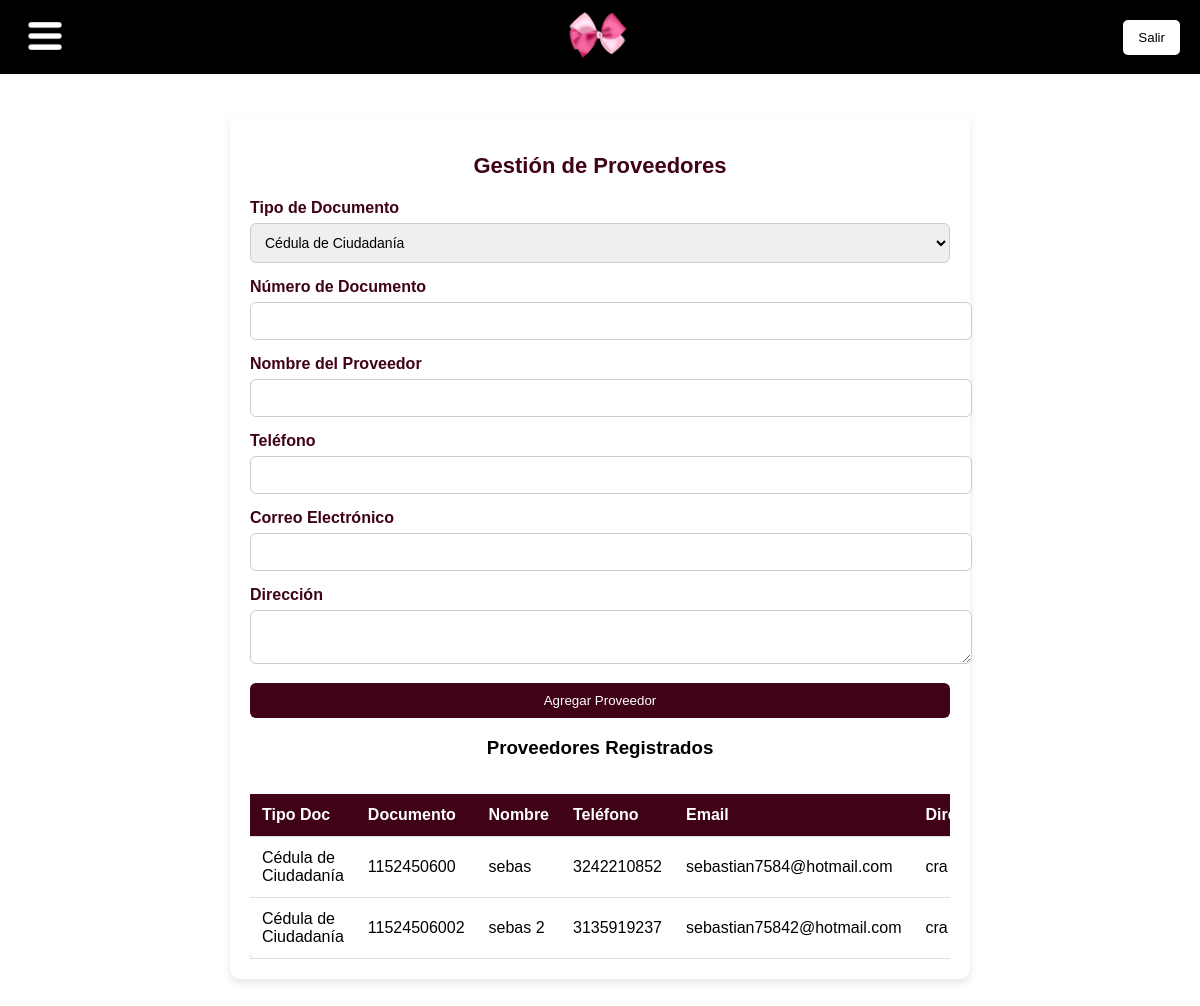
Screenshot of /proveedores/ with the database file from the repository.
### app_alejandra/models.py (models this page shows, shortened)
class Proveedor(models.Model):
    TIPOS_DOCUMENTO = [
        ('CC', 'Cédula de Ciudadanía'),
        ('NIT', 'Número de Identificación Tributaria'),
        ('CE', 'Cédula de Extranjería'),
        ('PAS', 'Pasaporte'),
    ]
    tipo_documento = models.CharField(max_length=3, choices=TIPOS_DOCUMENTO, default='NIT')
    documento = models.CharField(max_length=50, unique=True)
    nombre = models.CharField(max_length=200, unique=True)
    telefono = models.CharField(max_length=15, blank=True, null=True)
    email = models.EmailField(blank=True, null=True)
    direccion = models.TextField(blank=True, null=True)

### app_alejandra/views.py (the view, shortened to what this page needs)
# urls.py: path('proveedores/', views.proveedor_view, name='proveedores'),
def proveedor_view(request):
    proveedores = Proveedor.objects.all()
    return render(request, 'proveedores.html', {'proveedores': proveedores})

### app_alejandra/templates/proveedores.html (shortened to what this page needs)
{% extends "base.html" %}
{% block content %}
<div class="form-container">
    <h2>Gestión de Proveedores</h2>
    <form method="POST">
        <div class="form-group">
            <label for="tipo_documento">Tipo de Documento</label>
            <select name="tipo_documento" required>
                <option value="CC">Cédula de Ciudadanía</option>
            </select>
        </div>
        <div class="form-group">
            <label for="documento">Número de Documento</label>
            <input type="text" name="documento" required>
        </div>
        <div class="form-group">
            <label for="nombre">Nombre del Proveedor</label>
            <input type="text" name="nombre" required>
        </div>
        <div class="form-group">
            <label for="telefono">Teléfono</label>
            <input type="text" name="telefono">
        </div>
        <div class="form-group">
            <label for="email">Correo Electrónico</label>
            <input type="email" name="email">
        </div>
        <div class="form-group">
            <label for="direccion">Dirección</label>
            <textarea name="direccion"></textarea>
        </div>
        <div class="form-group">
            <button type="submit">Agregar Proveedor</button>
        </div>
    </form>
    <h3>Proveedores Registrados</h3>
    <div class="table-container">
        <table>
            <thead>
                <tr>
                    <th>Tipo Doc</th>
                    <th>Documento</th>
                    <th>Nombre</th>
                    <th>Teléfono</th>
                    <th>Email</th>
                    <th>Dirección</th>
                </tr>
            </thead>
            <tbody>
                {% for proveedor in proveedores %}
                <tr>
                    <td>{{ proveedor.get_tipo_documento_display }}</td>
                    <td>{{ proveedor.documento }}</td>
                    <td>{{ proveedor.nombre }}</td>
                    <td>{{ proveedor.telefono|default:"-" }}</td>
                    <td>{{ proveedor.email|default:"-" }}</td>
                    <td>{{ proveedor.direccion|default:"-" }}</td>
                </tr>
                {% endfor %}
            </tbody>
        </table>
    </div>
</div>
{% endblock %}

### app_alejandra/templates/proveedores.html (style rules this page uses)
.form-container { max-width: 700px; margin: 20px auto; padding: 20px; background-color: white; border-radius: 10px; box-shadow: 0 4px 8px rgba(0, 0, 0, 0.1); text-align: center; }
.form-container h2 { color: #3F0216; font-size: 22px; margin-bottom: 20px; }
.form-group { margin-bottom: 15px; text-align: left; }
.form-group label { font-weight: bold; color: #3F0216; display: block; margin-bottom: 6px; }
.form-group input, .form-group select, .form-group textarea { width: 100%; padding: 10px; font-size: 14px; border: 1px solid #ccc; border-radius: 6px; }
.form-group button { background-color: #3F0216; color: white; border: none; border-radius: 6px; padding: 10px 20px; cursor: pointer; transition: background-color 0.3s ease; width: 100%; }
.table-container { margin-top: 20px; overflow-x: auto; }
table { width: 100%; border-collapse: collapse; margin-top: 15px; background-color: white; border-radius: 8px; box-shadow: 0 4px 8px rgba(0, 0, 0, 0.1); }
th, td { padding: 12px; text-align: left; border-bottom: 1px solid #ddd; }
th { background: #3F0216; color: white; }

### rows the page displays
Proveedor: tipo_documento "Cédula de Ciudadanía", documento "1152450600", nombre "sebas", telefono "3242210852", email "sebastian7584@hotmail.com", direccion "cra…"
Proveedor: tipo_documento "Cédula de Ciudadanía", documento "11524506002", nombre "sebas 2", telefono "3135919237", email "sebastian75842@hotmail.com", direccion "cra…"
